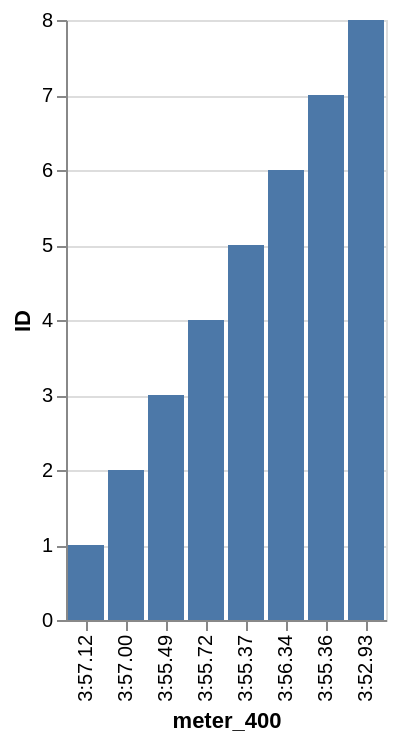

Vega-Lite specification stored for this chart:
### Vega-Lite specification from a JSON file in a GitHub repository (floating-point values rounded to 4 significant figures)
{"data": {"values": [{"x_data": "3:57.12", "y_data": 1}, {"x_data": "3:57.00", "y_data": 2}, {"x_data": "3:55.49", "y_data": 3}, {"x_data": "3:55.72", "y_data": 4}, {"x_data": "3:55.37", "y_data": 5}, {"x_data": "3:56.34", "y_data": 6}, {"x_data": "3:55.36", "y_data": 7}, {"x_data": "3:52.93", "y_data": 8}]}, "mark": "bar", "encoding": {"x": {"field": "x_data", "type": "nominal", "title": "meter_400", "sort": {"op": "sum", "field": "y_data", "order": "ascending"}}, "y": {"field": "y_data", "type": "quantitative", "title": "ID"}}}
